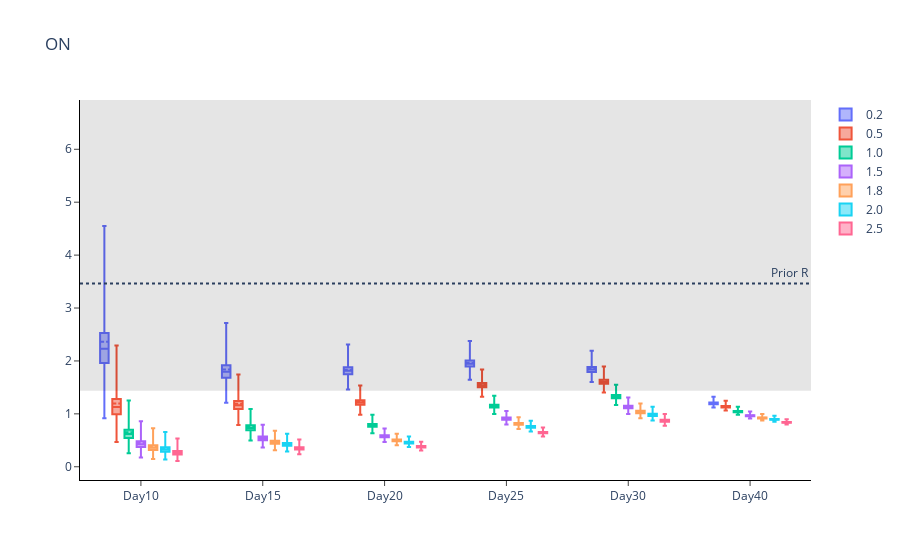

The notebook cell this image was saved under:
### Code cell
# Create list of names for x-axis and traces
group_name = ['Day{}'.format(x) for x in chosen_times]

# Sort results
all_intervals_chosen.sort_values(by=['Epsilon','Time Points'], inplace=True)

# Plot (box plot for inference)
fig = go.Figure()

prior_dist = scipy.stats.gamma(a, scale=1/b)
median = prior_dist.median()
prior_dist_interval = prior_dist.interval(.5)

fig.add_hrect(y0=prior_dist_interval[0], y1=prior_dist_interval[1], line_width=0, fillcolor='black', opacity=0.1)
fig.add_hline(y=median, line_dash='dot',
              annotation_text='Prior R', fillcolor='black',
              annotation_position='top right')

n = len(group_name)
for i in range(len(epsilon_range)):
    fig.add_trace(
        go.Box(
            mean=all_intervals_chosen.loc[all_intervals_chosen['Central Probability']==0]['Mean'][i*n:(i+1)*n],
            median=all_intervals_chosen.loc[all_intervals_chosen['Central Probability']==0]['Lower bound CI'][i*n:(i+1)*n],
            q1=all_intervals_chosen.loc[all_intervals_chosen['Central Probability']==0.25]['Lower bound CI'][i*n:(i+1)*n],
            q3=all_intervals_chosen.loc[all_intervals_chosen['Central Probability']==0.25]['Upper bound CI'][i*n:(i+1)*n],
            upperfence=all_intervals_chosen.loc[all_intervals_chosen['Central Probability']==0.95]['Upper bound CI'][i*n:(i+1)*n],
            lowerfence=all_intervals_chosen.loc[all_intervals_chosen['Central Probability']==0.95]['Lower bound CI'][i*n:(i+1)*n],
            x=group_name,
            name=str(round(epsilon_range[i],1))
        )
    )
fig.update_layout(boxmode='group', title='ON', plot_bgcolor='white',
    xaxis=dict(linecolor='black'),
    yaxis=dict(linecolor='black'))

fig.update_xaxes(ticks='outside')
fig.update_yaxes(ticks='outside')

fig.write_image('ON-inf-r.pdf')
fig.show()

### Figure 1 — Plotly figure (JSON) as saved in the notebook; plotly's stock layout.template omitted (floating-point values rounded to 4 significant figures)
{"data": [{"lowerfence": [0.9177, 1.209, 1.46, 1.644, 1.601, 1.119], "mean": [2.362, 1.84, 1.833, 1.965, 1.853, 1.204], "median": [2.229, 1.797, 1.814, 1.948, 1.837, 1.198], "name": "0.2", "q1": [1.959, 1.684, 1.75, 1.893, 1.793, 1.183], "q3": [2.528, 1.918, 1.883, 2.007, 1.884, 1.214], "type": "box", "upperfence": [4.55, 2.717, 2.311, 2.375, 2.192, 1.324], "x": ["Day10", "Day15", "Day20", "Day25", "Day30", "Day40"]}, {"lowerfence": [0.4657, 0.7877, 0.9824, 1.324, 1.405, 1.064], "mean": [1.193, 1.191, 1.225, 1.553, 1.617, 1.139], "median": [1.128, 1.165, 1.213, 1.542, 1.604, 1.134], "name": "0.5", "q1": [0.9911, 1.093, 1.171, 1.503, 1.567, 1.121], "q3": [1.279, 1.242, 1.257, 1.583, 1.643, 1.148], "type": "box", "upperfence": [2.291, 1.742, 1.535, 1.84, 1.897, 1.246], "x": ["Day10", "Day15", "Day20", "Day25", "Day30", "Day40"]}, {"lowerfence": [0.256, 0.4987, 0.6353, 0.9974, 1.167, 0.9825], "mean": [0.6539, 0.7498, 0.7888, 1.15, 1.333, 1.046], "median": [0.6187, 0.7342, 0.7813, 1.144, 1.323, 1.042], "name": "1.0", "q1": [0.5436, 0.6892, 0.7548, 1.118, 1.295, 1.03], "q3": [0.7007, 0.7823, 0.8095, 1.171, 1.354, 1.054], "type": "box", "upperfence": [1.253, 1.09, 0.9846, 1.34, 1.549, 1.135], "x": ["Day10", "Day15", "Day20", "Day25", "Day30", "Day40"]}, {"lowerfence": [0.1768, 0.3645, 0.4695, 0.7999, 0.9981, 0.9124], "mean": [0.4506, 0.5473, 0.5816, 0.914, 1.134, 0.9667], "median": [0.4264, 0.5358, 0.5764, 0.9095, 1.127, 0.9632], "name": "1.5", "q1": [0.3747, 0.5033, 0.5567, 0.8901, 1.104, 0.9537], "q3": [0.483, 0.5709, 0.5969, 0.9298, 1.152, 0.9734], "type": "box", "upperfence": [0.8625, 0.7948, 0.7245, 1.054, 1.309, 1.043], "x": ["Day10", "Day15", "Day20", "Day25", "Day30", "Day40"]}, {"lowerfence": [0.149, 0.3138, 0.4057, 0.7144, 0.9185, 0.8745], "mean": [0.3796, 0.4708, 0.5024, 0.8136, 1.041, 0.925], "median": [0.3591, 0.4613, 0.4978, 0.8097, 1.035, 0.9216], "name": "1.8", "q1": [0.3158, 0.4333, 0.4811, 0.7929, 1.014, 0.9128], "q3": [0.4066, 0.4913, 0.5155, 0.8274, 1.057, 0.931], "type": "box", "upperfence": [0.726, 0.6821, 0.6252, 0.9351, 1.198, 0.9954], "x": ["Day10", "Day15", "Day20", "Day25", "Day30", "Day40"]}, {"lowerfence": [0.135, 0.2873, 0.3724, 0.6671, 0.8721, 0.851], "mean": [0.3436, 0.4308, 0.4606, 0.7581, 0.9869, 0.8986], "median": [0.3251, 0.4221, 0.4564, 0.7547, 0.9811, 0.8958], "name": "2.0", "q1": [0.2857, 0.3964, 0.441, 0.7392, 0.9613, 0.8875], "q3": [0.3683, 0.4495, 0.4726, 0.7708, 1.002, 0.9047], "type": "box", "upperfence": [0.6586, 0.6237, 0.5732, 0.8691, 1.133, 0.9659], "x": ["Day10", "Day15", "Day20", "Day25", "Day30", "Day40"]}, {"lowerfence": [0.1089, 0.2372, 0.3085, 0.572, 0.774, 0.7969], "mean": [0.2777, 0.3552, 0.3814, 0.6477, 0.8736, 0.8393], "median": [0.2627, 0.3482, 0.3779, 0.6449, 0.8687, 0.8372], "name": "2.5", "q1": [0.2308, 0.3271, 0.3652, 0.632, 0.8517, 0.8298], "q3": [0.2976, 0.3705, 0.3913, 0.6583, 0.8869, 0.8451], "type": "box", "upperfence": [0.532, 0.5138, 0.4742, 0.7397, 0.9991, 0.8994], "x": ["Day10", "Day15", "Day20", "Day25", "Day30", "Day40"]}], "layout": {"annotations": [{"showarrow": false, "text": "Prior R", "x": 1, "xanchor": "right", "xref": "x domain", "y": 3.466, "yanchor": "bottom", "yref": "y"}], "boxmode": "group", "plot_bgcolor": "white", "shapes": [{"fillcolor": "black", "line": {"width": 0}, "opacity": 0.1, "type": "rect", "x0": 0, "x1": 1, "xref": "x domain", "y0": 1.438, "y1": 6.931, "yref": "y"}, {"fillcolor": "black", "line": {"dash": "dot"}, "type": "line", "x0": 0, "x1": 1, "xref": "x domain", "y0": 3.466, "y1": 3.466, "yref": "y"}], "title": {"text": "ON"}, "xaxis": {"linecolor": "black", "ticks": "outside"}, "yaxis": {"linecolor": "black", "ticks": "outside"}}}
